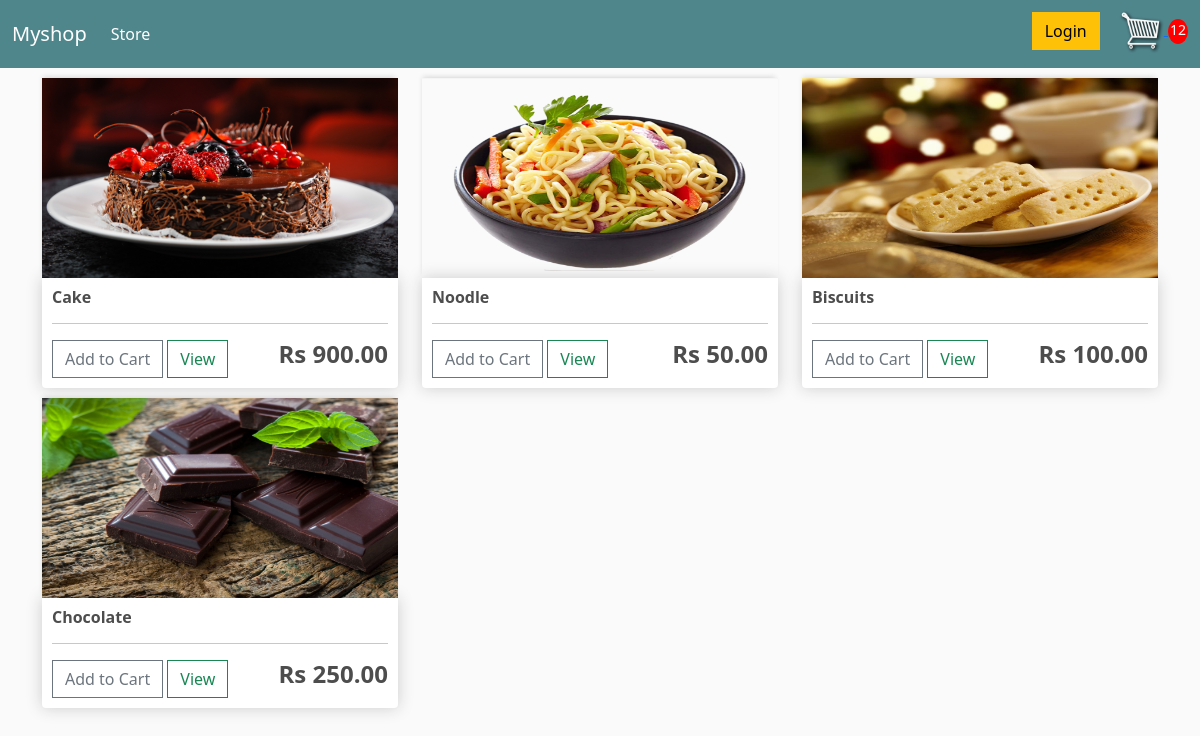
The app's page / (signed in) with its own data.
### myapp/models.py (models this page shows, shortened)
class Product(models.Model):
    name = models.CharField(max_length=255, null=True)
    price = models.FloatField()
    digital = models.BooleanField(default=False, null=True, blank=False)
    image = models.ImageField(null = True, blank = True)
    @property
    def imageURL(self):
        try:
            url = self.image.url
        except:
            url = ''
        return url

### myapp/views.py (the view)
# urls.py: path('',views.store, name="store"),
def store(request):
    if request.user.is_authenticated:
        customer = request.user.customer
        order, created = Order.objects.get_or_create(customer=customer, complete=False)
        items = order.orderitems_set.all()
        cartItems = order.get_cart_items
    else:
        items = []
        order = {'get_cart_items':0, 'get_cart_total': 0}
        cartItems = order['get_cart_items']
    products = Product.objects.all()
    context = {
        'products':products,
        'cartItems': cartItems,
    }
    return render(request, 'store.html', context)

### myapp/models.py (called while the page is built)
    @property
    def get_cart_items(self):
        orderitem = self.orderitems_set.all()
        total = sum([item.quantity for item in orderitem])
        return total

### myapp/templates/store.html
{% extends 'index.html' %}
{% load static %}
{% block content %}
    <div class="row">
        {% for product in products %}
        <div class="col-lg-4">
            <img class="thumbnail" src="{{product.imageURL}}">
            <div class="box-element product">
                <h6><strong>{{product.name}}</strong></h6>
				<hr>
				<button data-product="{{product.id}}" data-action="add" class="btn btn-outline-secondary add-btn update-cart">Add to Cart</button>
				<a class="btn btn-outline-success" href="#">View</a>
				<h4 style="display: inline-block; float: right"><strong>Rs {{product.price|floatformat:2}}</strong></h4>
            </div>
        </div>
        {% endfor %}
    </div>
{% endblock content%}

### myapp/static/css/index.css (style rules this page uses)
body { background-color: hsl(0, 0%, 98%); }
h1,h2,h3,h4,h5,h6 { color:hsl(0, 0%, 30%); }
.box-element { box-shadow:hsl(0, 0%, 80%) 0 0 16px; background-color: #fff; border-radius: 4px; padding: 10px; }
.thumbnail { width: 100%; height: 200px; -webkit-box-shadow: -1px -3px 5px -2px rgba(214,214,214,1); -moz-box-shadow: -1px -3px 5px -2px rgba(214,214,214,1); box-shadow: -1px -3px 5px -2px rgba(214,214,214,1); }
.product { border-radius: 0 0 4px 4px; }
.col-lg-4, .col-lg-6, .col-lg-8, .col-lg-12 { margin-top: 10px; }
.btn { border-radius: 0; }

### records on screen
Product: imageURL (picture), name "Cake", price "900.00"
Product: imageURL (picture), name "Noodle", price "50.00"
Product: imageURL (picture), name "Biscuits", price "100.00"
Product: imageURL (picture), name "Chocolate", price "250.00"

### other values on screen
{{ cartItems }} "12"
